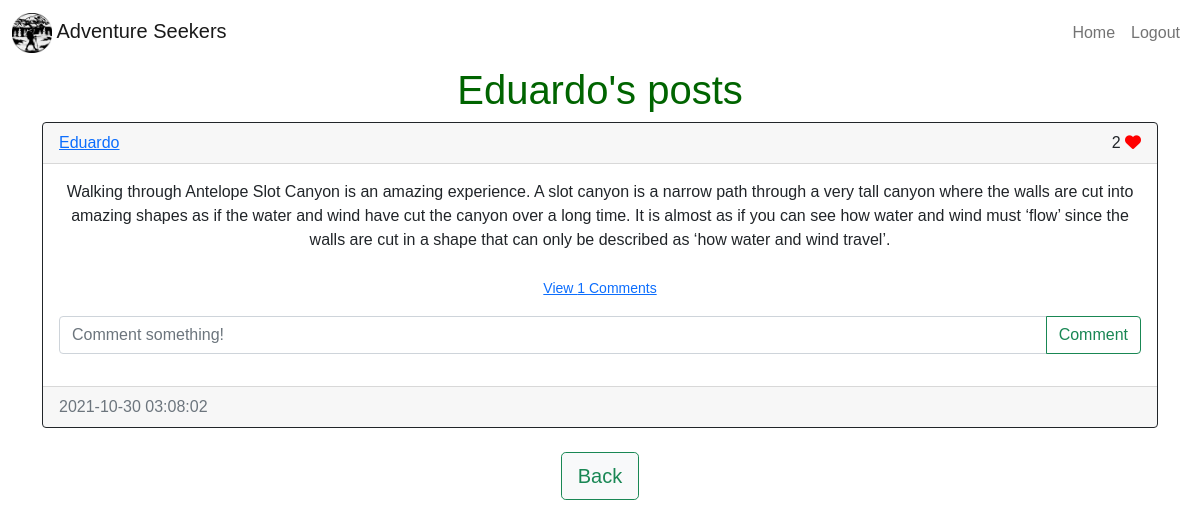
The app's page /posts/Eduardo (signed in) with its own data.
### sunny_app/models.py (models this page shows)
class User(db.Model, UserMixin):
    id = db.Column(db.Integer, primary_key=True)
    email = db.Column(db.String(150), unique=True)
    username = db.Column(db.String(150), unique=True)
    password = db.Column(db.String(150))
    date_created = db.Column(db.DateTime(timezone=True), default=func.now())
    posts = db.relationship('Post', backref='user', passive_deletes=True)
    comments = db.relationship('Comment', backref='user', passive_deletes=True)
    likes = db.relationship('Like', backref='user', passive_deletes=True)

class Post(db.Model):
    id = db.Column(db.Integer, primary_key=True)
    text = db.Column(db.Text, nullable=False)
    date_created = db.Column(db.DateTime(timezone=True), default=func.now())
    author = db.Column(db.Integer, db.ForeignKey(
        'user.id', ondelete="CASCADE"), nullable=False)
    comments = db.relationship('Comment', backref='post', passive_deletes=True)
    likes = db.relationship('Like', backref='post', passive_deletes=True)

### sunny_app/views.py (the view)
@views.route("/posts/<username>")
@login_required
def posts(username):
    user = User.query.filter_by(username=username).first()
    if not user:
        flash('No user with that username exists.', category='error')
        return redirect(url_for('views.home'))
    posts = user.posts
    return render_template("posts.html", user=current_user, posts=posts, username=username)

### sunny_app/__init__.py (called while the page is built)
def create_app():
    app = Flask(__name__)
    app.config['SECRET_KEY'] = "helloworld"
    app.config['SQLALCHEMY_DATABASE_URI'] = f'sqlite:///{DB_NAME}'
    db.init_app(app)
    from .views import views
    from .auth import auth
    app.register_blueprint(views, url_prefix="/")
    app.register_blueprint(auth, url_prefix="/")
    from .models import User, Post, Comment, Like
    create_database(app)
    login_manager = LoginManager()
    login_manager.login_view = "auth.login"
    login_manager.init_app(app)
    @login_manager.user_loader
    def load_user(id):
        return User.query.get(int(id))
    return app

### sunny_app/templates/posts.html (shortened to what this page needs)
{% extends "posts_div.html" %}  {% block header %} {{username}}'s posts {% endblock %} {% block footer %}
<div align="center">
  <a href="/home"
    ><button type="button" class="btn btn-light btn-outline-success btn-lg">
      Back
    </button></a
  >
</div>
{% endblock %}

### sunny_app/templates/posts_div.html (shortened to what this page needs)
{% extends "base.html" %} {% block title %}Home{% endblock %} {% block content
%}
<div class="page-title">
  <h1 align="center">{% block header %}Posts{% endblock %}</h1>
</div>
<div id="posts">
  {% for post in posts %}
  <div class="card border-dark">
    <div class="card-header d-flex justify-content-between align-items-center">
      <a href="/posts/{{post.user.username}}">{{post.user.username}}</a>
      <div>
        {{post.likes|length}} {% if user.id in
        post.likes|map(attribute="author")|list %}
        <a href="/like-post/{{post.id}}"
          ><i class="fas fa-heart" style="color: red"></i
        ></a>
        {% else %}
        <a href="/like-post/{{post.id}}"><i class="far fa-heart"></i></a>
        {% endif %}
      </div>
    </div>
    <div class="card-body">
      <div class="card-text">{{post.text}}</div>
      <br />
      <p class="card-text">
        {% if post.comments|length > 0 %}
        <a data-bs-toggle="collapse" href="#comments-{{post.id}}" role="button">
          <small>View {{post.comments|length}} Comments</small>
        </a>
        {% else %}
        <small class="text-muted">No Comments</small>
        {% endif %}
      </p>
      <form
        class="input-group mb-3"
        method="POST"
        action="/create-comment/{{post.id}}"
      >
        <input
          type="text"
          id="text"
          name="text"
          class="form-control"
          placeholder="Comment something!"
        />
        <button type="submit" class="btn btn-outline-success">Comment</button>
      </form>
    </div>
    <div class="card-footer text-muted">{{post.date_created}}</div>
  </div>
  <br/ > {% endfor %}
</div>
{% block footer %}{% endblock %} {% endblock %}

### sunny_app/static/css/main.css (style rules this page uses)
body { background: url("https://mdbootstrap.com/img/Photos/Others/images/76.jpg") no-repeat center center fixed; -webkit-background-size: cover; -moz-background-size: cover; background-size: cover; -o-background-size: cover; font-family: Arial, Helvetica, sans-serif; }
.card-text { text-align: center; }
.page-title { font-family: Arial, Helvetica, sans-serif; color: darkgreen; }

### records on screen
User: username "Eduardo"
Post: user.username "Eduardo", likes|length "2", text "Walking through Antelope Slot Canyon is an amazing experience. A slot canyon is a narrow path through a very tall canyon where the walls are cut into amazing shapes as if the water and wind have cut the canyon over a long time. It is almost as if you can see how water and wind must ‘flow’ since the walls are cut in a shape that can only be described as ‘how water and wind travel’.", comments|length "1", date_created "2021-10-30 03:08:02"
